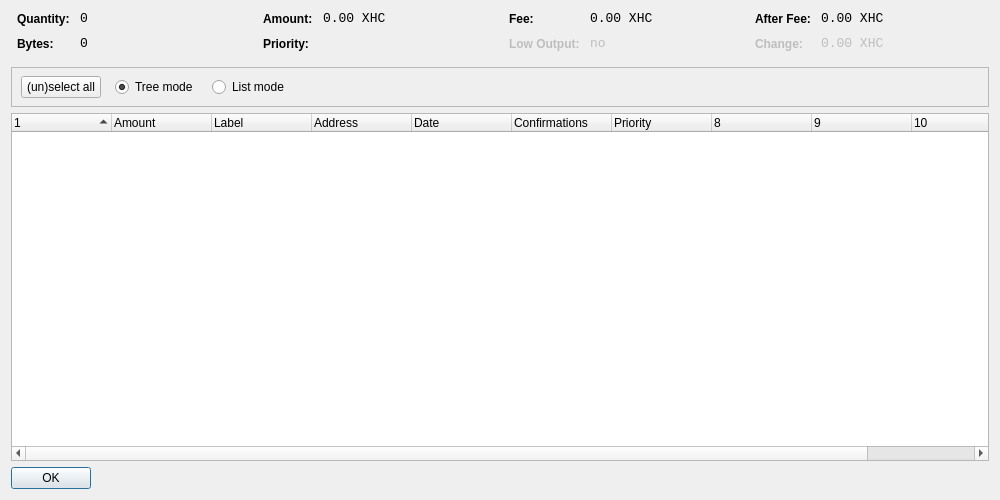
<?xml version="1.0" encoding="UTF-8"?>
<ui version="4.0">
 <class>CoinControlDialog</class>
 <widget class="QDialog" name="CoinControlDialog">
  <property name="geometry">
   <rect>
    <x>0</x>
    <y>0</y>
    <width>1000</width>
    <height>500</height>
   </rect>
  </property>
  <property name="windowTitle">
   <string>Coin Control</string>
  </property>
  <layout class="QVBoxLayout" name="verticalLayout">
   <item>
    <layout class="QHBoxLayout" name="horizontalLayoutTop" stretch="0,0,0,0">
     <property name="topMargin">
      <number>0</number>
     </property>
     <property name="bottomMargin">
      <number>10</number>
     </property>
     <item>
      <layout class="QFormLayout" name="formLayoutCoinControl1">
       <property name="horizontalSpacing">
        <number>10</number>
       </property>
       <property name="verticalSpacing">
        <number>10</number>
       </property>
       <property name="leftMargin">
        <number>6</number>
       </property>
       <property name="rightMargin">
        <number>6</number>
       </property>
       <item row="0" column="0">
        <widget class="QLabel" name="labelCoinControlQuantityText">
         <property name="styleSheet">
          <string notr="true">font-weight:bold;</string>
         </property>
         <property name="text">
          <string>Quantity:</string>
         </property>
        </widget>
       </item>
       <item row="0" column="1">
        <widget class="QLabel" name="labelCoinControlQuantity">
         <property name="font">
          <font>
           <family>Monospace</family>
           <pointsize>10</pointsize>
          </font>
         </property>
         <property name="cursor">
          <cursorShape>IBeamCursor</cursorShape>
         </property>
         <property name="contextMenuPolicy">
          <enum>Qt::ActionsContextMenu</enum>
         </property>
         <property name="text">
          <string notr="true">0</string>
         </property>
         <property name="textInteractionFlags">
          <set>Qt::LinksAccessibleByMouse|Qt::TextSelectableByKeyboard|Qt::TextSelectableByMouse</set>
         </property>
        </widget>
       </item>
       <item row="1" column="0">
        <widget class="QLabel" name="labelCoinControlBytesText">
         <property name="styleSheet">
          <string notr="true">font-weight:bold;</string>
         </property>
         <property name="text">
          <string>Bytes:</string>
         </property>
        </widget>
       </item>
       <item row="1" column="1">
        <widget class="QLabel" name="labelCoinControlBytes">
         <property name="font">
          <font>
           <family>Monospace</family>
           <pointsize>10</pointsize>
          </font>
         </property>
         <property name="cursor">
          <cursorShape>IBeamCursor</cursorShape>
         </property>
         <property name="contextMenuPolicy">
          <enum>Qt::ActionsContextMenu</enum>
         </property>
         <property name="text">
          <string notr="true">0</string>
         </property>
         <property name="textInteractionFlags">
          <set>Qt::LinksAccessibleByMouse|Qt::TextSelectableByKeyboard|Qt::TextSelectableByMouse</set>
         </property>
        </widget>
       </item>
      </layout>
     </item>
     <item>
      <layout class="QFormLayout" name="formLayoutCoinControl2">
       <property name="horizontalSpacing">
        <number>10</number>
       </property>
       <property name="verticalSpacing">
        <number>10</number>
       </property>
       <property name="leftMargin">
        <number>6</number>
       </property>
       <property name="rightMargin">
        <number>6</number>
       </property>
       <item row="0" column="0">
        <widget class="QLabel" name="labelCoinControlAmountText">
         <property name="styleSheet">
          <string notr="true">font-weight:bold;</string>
         </property>
         <property name="text">
          <string>Amount:</string>
         </property>
        </widget>
       </item>
       <item row="0" column="1">
        <widget class="QLabel" name="labelCoinControlAmount">
         <property name="font">
          <font>
           <family>Monospace</family>
           <pointsize>10</pointsize>
          </font>
         </property>
         <property name="cursor">
          <cursorShape>IBeamCursor</cursorShape>
         </property>
         <property name="contextMenuPolicy">
          <enum>Qt::ActionsContextMenu</enum>
         </property>
         <property name="text">
          <string notr="true">0.00 XHC</string>
         </property>
         <property name="textInteractionFlags">
          <set>Qt::LinksAccessibleByMouse|Qt::TextSelectableByKeyboard|Qt::TextSelectableByMouse</set>
         </property>
        </widget>
       </item>
       <item row="1" column="0">
        <widget class="QLabel" name="labelCoinControlPriorityText">
         <property name="styleSheet">
          <string notr="true">font-weight:bold;</string>
         </property>
         <property name="text">
          <string>Priority:</string>
         </property>
        </widget>
       </item>
       <item row="1" column="1">
        <widget class="QLabel" name="labelCoinControlPriority">
         <property name="font">
          <font>
           <family>Monospace</family>
           <pointsize>10</pointsize>
          </font>
         </property>
         <property name="cursor">
          <cursorShape>IBeamCursor</cursorShape>
         </property>
         <property name="contextMenuPolicy">
          <enum>Qt::ActionsContextMenu</enum>
         </property>
         <property name="text">
          <string/>
         </property>
         <property name="textInteractionFlags">
          <set>Qt::LinksAccessibleByMouse|Qt::TextSelectableByKeyboard|Qt::TextSelectableByMouse</set>
         </property>
        </widget>
       </item>
      </layout>
     </item>
     <item>
      <layout class="QFormLayout" name="formLayoutCoinControl3">
       <property name="horizontalSpacing">
        <number>10</number>
       </property>
       <property name="verticalSpacing">
        <number>10</number>
       </property>
       <property name="leftMargin">
        <number>6</number>
       </property>
       <property name="rightMargin">
        <number>6</number>
       </property>
       <item row="0" column="0">
        <widget class="QLabel" name="labelCoinControlFeeText">
         <property name="styleSheet">
          <string notr="true">font-weight:bold;</string>
         </property>
         <property name="text">
          <string>Fee:</string>
         </property>
        </widget>
       </item>
       <item row="0" column="1">
        <widget class="QLabel" name="labelCoinControlFee">
         <property name="font">
          <font>
           <family>Monospace</family>
           <pointsize>10</pointsize>
          </font>
         </property>
         <property name="cursor">
          <cursorShape>IBeamCursor</cursorShape>
         </property>
         <property name="contextMenuPolicy">
          <enum>Qt::ActionsContextMenu</enum>
         </property>
         <property name="text">
          <string notr="true">0.00 XHC</string>
         </property>
         <property name="textInteractionFlags">
          <set>Qt::LinksAccessibleByMouse|Qt::TextSelectableByKeyboard|Qt::TextSelectableByMouse</set>
         </property>
        </widget>
       </item>
       <item row="1" column="0">
        <widget class="QLabel" name="labelCoinControlLowOutputText">
         <property name="enabled">
          <bool>false</bool>
         </property>
         <property name="styleSheet">
          <string notr="true">font-weight:bold;</string>
         </property>
         <property name="text">
          <string>Low Output:</string>
         </property>
        </widget>
       </item>
       <item row="1" column="1">
        <widget class="QLabel" name="labelCoinControlLowOutput">
         <property name="enabled">
          <bool>false</bool>
         </property>
         <property name="font">
          <font>
           <family>Monospace</family>
           <pointsize>10</pointsize>
          </font>
         </property>
         <property name="cursor">
          <cursorShape>IBeamCursor</cursorShape>
         </property>
         <property name="contextMenuPolicy">
          <enum>Qt::ActionsContextMenu</enum>
         </property>
         <property name="text">
          <string notr="true">no</string>
         </property>
         <property name="textInteractionFlags">
          <set>Qt::LinksAccessibleByMouse|Qt::TextSelectableByKeyboard|Qt::TextSelectableByMouse</set>
         </property>
        </widget>
       </item>
      </layout>
     </item>
     <item>
      <layout class="QFormLayout" name="formLayoutCoinControl4">
       <property name="horizontalSpacing">
        <number>10</number>
       </property>
       <property name="verticalSpacing">
        <number>10</number>
       </property>
       <property name="leftMargin">
        <number>6</number>
       </property>
       <property name="rightMargin">
        <number>6</number>
       </property>
       <item row="0" column="0">
        <widget class="QLabel" name="labelCoinControlAfterFeeText">
         <property name="styleSheet">
          <string notr="true">font-weight:bold;</string>
         </property>
         <property name="text">
          <string>After Fee:</string>
         </property>
        </widget>
       </item>
       <item row="0" column="1">
        <widget class="QLabel" name="labelCoinControlAfterFee">
         <property name="font">
          <font>
           <family>Monospace</family>
           <pointsize>10</pointsize>
          </font>
         </property>
         <property name="cursor">
          <cursorShape>IBeamCursor</cursorShape>
         </property>
         <property name="contextMenuPolicy">
          <enum>Qt::ActionsContextMenu</enum>
         </property>
         <property name="text">
          <string notr="true">0.00 XHC</string>
         </property>
         <property name="textInteractionFlags">
          <set>Qt::LinksAccessibleByMouse|Qt::TextSelectableByKeyboard|Qt::TextSelectableByMouse</set>
         </property>
        </widget>
       </item>
       <item row="1" column="0">
        <widget class="QLabel" name="labelCoinControlChangeText">
         <property name="enabled">
          <bool>false</bool>
         </property>
         <property name="styleSheet">
          <string notr="true">font-weight:bold;</string>
         </property>
         <property name="text">
          <string>Change:</string>
         </property>
        </widget>
       </item>
       <item row="1" column="1">
        <widget class="QLabel" name="labelCoinControlChange">
         <property name="enabled">
          <bool>false</bool>
         </property>
         <property name="font">
          <font>
           <family>Monospace</family>
           <pointsize>10</pointsize>
          </font>
         </property>
         <property name="cursor">
          <cursorShape>IBeamCursor</cursorShape>
         </property>
         <property name="contextMenuPolicy">
          <enum>Qt::ActionsContextMenu</enum>
         </property>
         <property name="text">
          <string notr="true">0.00 XHC</string>
         </property>
         <property name="textInteractionFlags">
          <set>Qt::LinksAccessibleByMouse|Qt::TextSelectableByKeyboard|Qt::TextSelectableByMouse</set>
         </property>
        </widget>
       </item>
      </layout>
     </item>
    </layout>
   </item>
   <item>
    <widget class="QFrame" name="frame">
     <property name="minimumSize">
      <size>
       <width>0</width>
       <height>40</height>
      </size>
     </property>
     <property name="frameShape">
      <enum>QFrame::StyledPanel</enum>
     </property>
     <property name="frameShadow">
      <enum>QFrame::Sunken</enum>
     </property>
     <widget class="QWidget" name="horizontalLayoutWidget">
      <property name="geometry">
       <rect>
        <x>10</x>
        <y>0</y>
        <width>781</width>
        <height>41</height>
       </rect>
      </property>
      <layout class="QHBoxLayout" name="horizontalLayoutPanel" stretch="0,0,0,0,0">
       <property name="spacing">
        <number>14</number>
       </property>
       <item>
        <widget class="QPushButton" name="pushButtonSelectAll">
         <property name="sizePolicy">
          <sizepolicy hsizetype="Maximum" vsizetype="Fixed">
           <horstretch>0</horstretch>
           <verstretch>0</verstretch>
          </sizepolicy>
         </property>
         <property name="text">
          <string>(un)select all</string>
         </property>
        </widget>
       </item>
       <item>
        <widget class="QRadioButton" name="radioTreeMode">
         <property name="sizePolicy">
          <sizepolicy hsizetype="Maximum" vsizetype="Fixed">
           <horstretch>0</horstretch>
           <verstretch>0</verstretch>
          </sizepolicy>
         </property>
         <property name="text">
          <string>Tree mode</string>
         </property>
         <property name="checked">
          <bool>true</bool>
         </property>
        </widget>
       </item>
       <item>
        <widget class="QRadioButton" name="radioListMode">
         <property name="sizePolicy">
          <sizepolicy hsizetype="Maximum" vsizetype="Fixed">
           <horstretch>0</horstretch>
           <verstretch>0</verstretch>
          </sizepolicy>
         </property>
         <property name="text">
          <string>List mode</string>
         </property>
        </widget>
       </item>
       <item>
        <spacer name="horizontalSpacer">
         <property name="orientation">
          <enum>Qt::Horizontal</enum>
         </property>
         <property name="sizeHint" stdset="0">
          <size>
           <width>40</width>
           <height>20</height>
          </size>
         </property>
        </spacer>
       </item>
      </layout>
     </widget>
    </widget>
   </item>
   <item>
    <widget class="CoinControlTreeWidget" name="treeWidget">
     <property name="contextMenuPolicy">
      <enum>Qt::CustomContextMenu</enum>
     </property>
     <property name="sortingEnabled">
      <bool>false</bool>
     </property>
     <property name="columnCount">
      <number>11</number>
     </property>
     <attribute name="headerShowSortIndicator" stdset="0">
      <bool>true</bool>
     </attribute>
     <attribute name="headerStretchLastSection">
      <bool>false</bool>
     </attribute>
     <column>
      <property name="text">
       <string/>
      </property>
     </column>
     <column>
      <property name="text">
       <string>Amount</string>
      </property>
     </column>
     <column>
      <property name="text">
       <string>Label</string>
      </property>
     </column>
     <column>
      <property name="text">
       <string>Address</string>
      </property>
     </column>
     <column>
      <property name="text">
       <string>Date</string>
      </property>
     </column>
     <column>
      <property name="text">
       <string>Confirmations</string>
      </property>
      <property name="toolTip">
       <string>Confirmed</string>
      </property>
     </column>
     <column>
      <property name="text">
       <string>Priority</string>
      </property>
     </column>
     <column>
      <property name="text">
       <string/>
      </property>
     </column>
     <column>
      <property name="text">
       <string/>
      </property>
     </column>
     <column>
      <property name="text">
       <string/>
      </property>
     </column>
     <column>
      <property name="text">
       <string/>
      </property>
     </column>
    </widget>
   </item>
   <item>
    <widget class="QDialogButtonBox" name="buttonBox">
     <property name="sizePolicy">
      <sizepolicy hsizetype="Maximum" vsizetype="Fixed">
       <horstretch>0</horstretch>
       <verstretch>0</verstretch>
      </sizepolicy>
     </property>
     <property name="orientation">
      <enum>Qt::Horizontal</enum>
     </property>
     <property name="standardButtons">
      <set>QDialogButtonBox::Ok</set>
     </property>
    </widget>
   </item>
  </layout>
 </widget>
 <customwidgets>
  <customwidget>
   <class>CoinControlTreeWidget</class>
   <extends>QTreeWidget</extends>
   <header>coincontroltreewidget.h</header>
  </customwidget>
 </customwidgets>
 <resources/>
 <connections/>
</ui>
